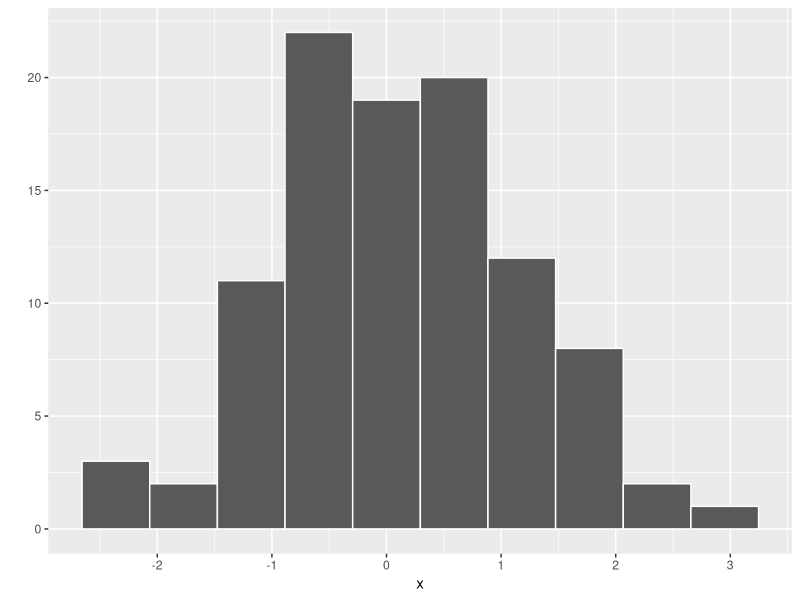

Here is the R script that generated this plot:
## ---- chunk 1
library(ggplot2)
x <- rnorm(100)
length(x)
qplot(x, 
      color = I("white"),
      bins = 10)
